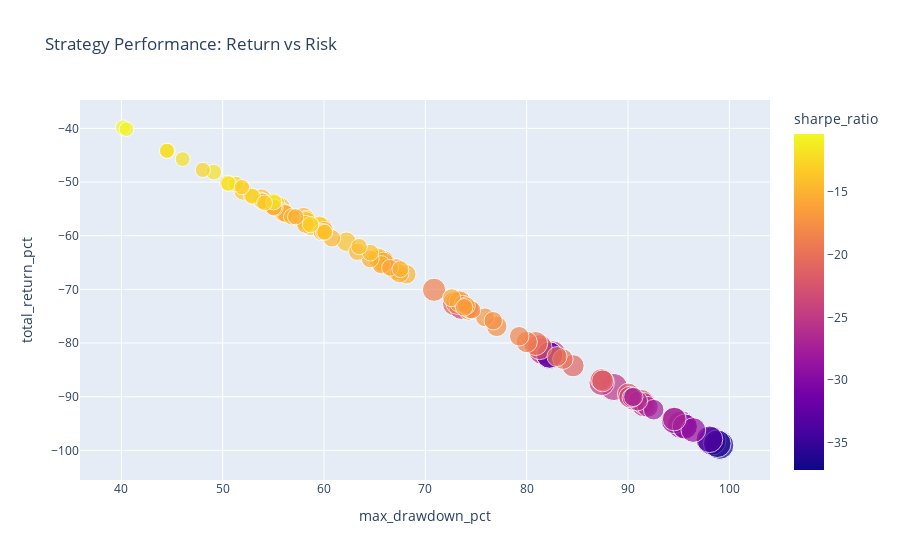

Notebook code cell kept with this figure:
### Code cell
import plotly.express as px

fig = px.scatter(
    results, 
    x='max_drawdown_pct', 
    y='total_return_pct',
    color='sharpe_ratio',
    size='total_trades',
    hover_data=['CVDBB_bbands_length', 'CVDBB_cvd_length', 'win_rate_pct'],
    title='Strategy Performance: Return vs Risk'
)
fig.show()
